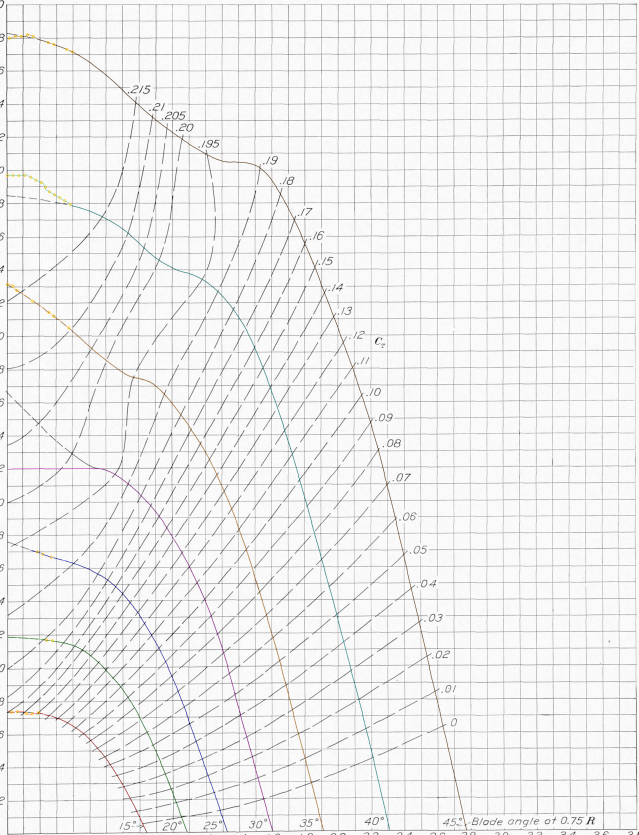
#> input picture validation/cases/naca_r640_5868_9_3blade/extraction/ov_f15_cp_4b.png, 1915 x 2505 px, given in place of pg5-000.png, which was not available (shown at 1/3 size)
$ python calib.py 5
#> lines starting #> are read from the running program, lines starting #| are printed output that depends on the picture; pictures that were not available may be replaced by others from this repository, and a replacement may not be noted
### validation/cases/naca_r640_5868_9_2blade/extraction/digilib.py
"""Small curve-tracing digitiser for scanned NACA charts (raster).

Workflow per figure: (1) find gridline pixel positions (long dark rows/cols),
(2) calibrate pixel->data from labelled gridlines, (3) trace each curve from a
seed point by following the dark ridge (gridlines suppressed), (4) overlay.
"""
import numpy as np
from PIL import Image, ImageDraw
from scipy import ndimage as ndi


def load_gray(path):
#> called with path = '../pg5-000.png'
    return np.array(Image.open(path).convert('L')).astype(float)


# [31 lines left out: functions gridlines, darkness_map, not called in this run]


def _sample(d, xs, ys):
    return ndi.map_coordinates(d, [ys, xs], order=1, mode='constant', cval=0.0)


# [47 lines left out: function trace, not called in this run]


class Axis:
    """Linear pixel->value map from two (pixel, value) pairs, optionally least squares over many."""
    # [5 lines left out: function __init__, not called in this run]

    def __call__(self, px):
        return self.k * np.asarray(px) + self.c

    def inv(self, v):
        return (np.asarray(v) - self.c) / self.k


# [38 lines left out: functions overlay, coord_crop, trace_both, not called in this run]


def line_maps(gray, thr=170, minlen=250):
    """Binary masks of long horizontal / vertical lines (morphological opening)."""
#> called with thr = 200, minlen = 120
    import cv2
    bw = (gray < thr).astype(np.uint8)
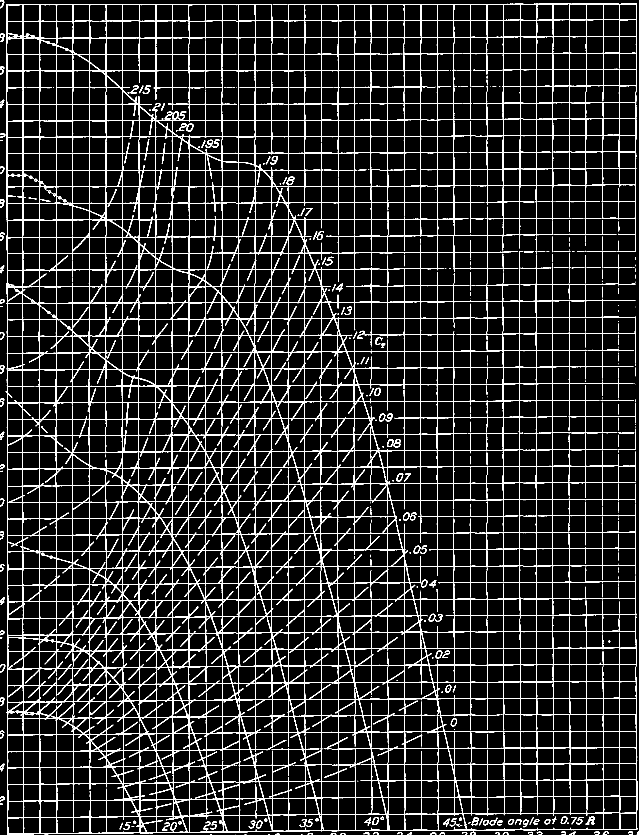
#> bw: shape (2505, 1915) (shown at 1/3 size); values 0 (black) and 1 (white), 8.9% white in thin lines or dots
    hk = cv2.getStructuringElement(cv2.MORPH_RECT, (minlen, 1))
    vk = cv2.getStructuringElement(cv2.MORPH_RECT, (1, minlen))
    return cv2.morphologyEx(bw, cv2.MORPH_OPEN, hk), cv2.morphologyEx(bw, cv2.MORPH_OPEN, vk)


# [31 lines left out: functions grid_positions, refine_cross, not called in this run]


class Affine:
    """data = A @ [px, py, 1]; fitted on refined gridline crossings."""
    # [7 lines left out: function __init__, not called in this run]

    def __call__(self, pts):
        pts = np.atleast_2d(pts)
        return np.column_stack([pts, np.ones(len(pts))]) @ self.A

    def inv(self, dat):
        dat = np.atleast_2d(dat)
        return np.column_stack([dat, np.ones(len(dat))]) @ self.Ai


# [34 lines left out: function guided_trace, not called in this run]

### validation/cases/naca_r640_5868_9_3blade/extraction/calib.py
import sys, numpy as np
from digilib import *
# [5 lines left out: function normalise, not called in this run]

def grids(page, box, thr=200, minlen=120, norm=False):
    g = load_gray('../pg%d-000.png' % page)
    gl = normalise(g) if norm else g
    H, V = line_maps(gl, thr=thr, minlen=minlen)
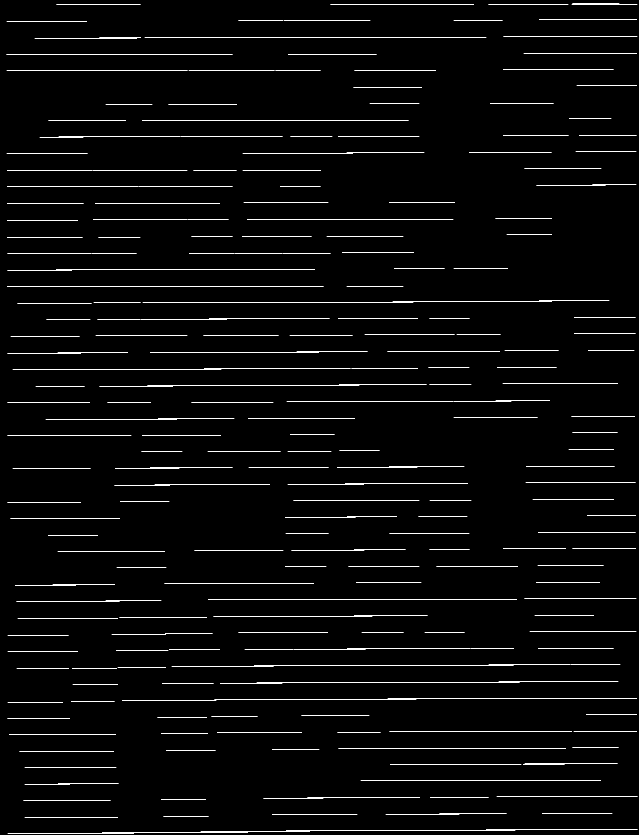
#> H: shape (2505, 1915) (shown at 1/3 size); values 0 (black) and 1 (white), 1.5% white in thin lines or dots
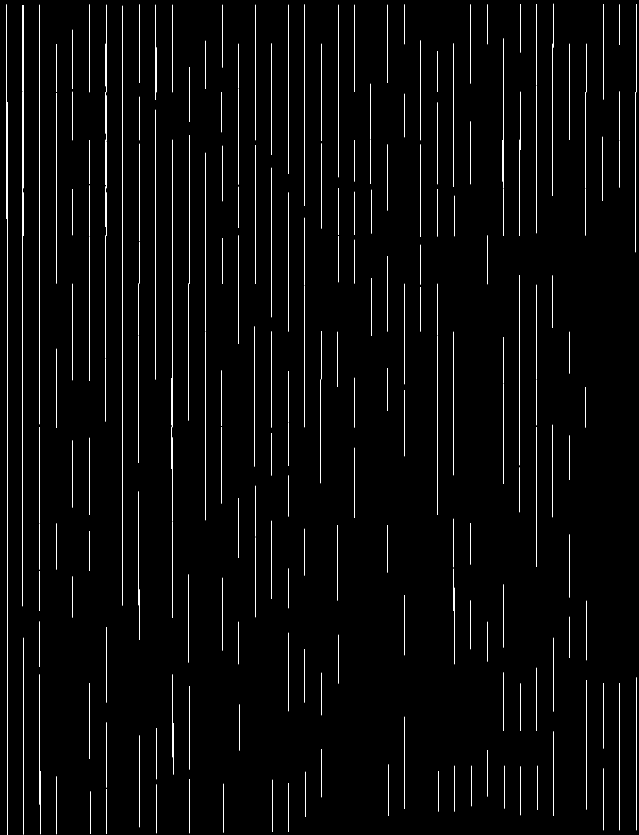
#> V: shape (2505, 1915) (shown at 1/3 size); values 0 (black) and 1 (white), 1.3% white in thin lines or dots
#> (the run stopped early here; a loop or call above may not have finished)
